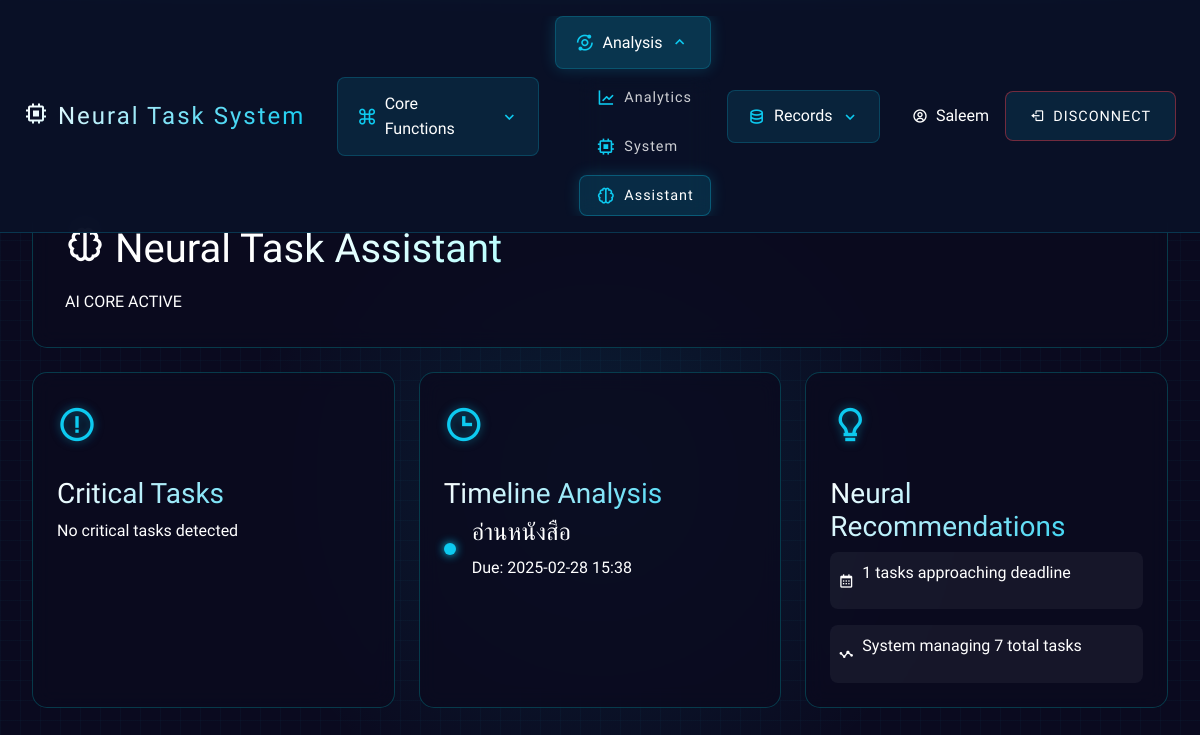
/neural-assistant (signed in), run on the app's committed database.
### models.py (models this page shows, shortened)
class User(db.Model, UserMixin):
    id = db.Column(db.Integer, primary_key=True)
    username = db.Column(db.String(150), unique=True, nullable=False)
    password_hash = db.Column(db.String(256), nullable=False)

class Task(db.Model):
    id = db.Column(db.Integer, primary_key=True)
    title = db.Column(db.String(255), nullable=False)
    description = db.Column(db.Text, nullable=True)
    completed = db.Column(db.Boolean, default=False)
    due_date = db.Column(db.DateTime, nullable=True)
    created_at = db.Column(db.DateTime, default=datetime.utcnow)
    completed_at = db.Column(db.DateTime, nullable=True)
    priority = db.Column(db.Integer, default=0)
    user_id = db.Column(db.Integer, db.ForeignKey("user.id"), nullable=False)
    user = db.relationship("User", backref=db.backref("tasks", lazy=True))

### routes.py (the view)
@app_routes.route("/neural-assistant")
@login_required
def neural_assistant():
    user_tasks = Task.query.filter_by(user_id=current_user.id).all()
    urgent_tasks = Task.query.filter(
        Task.user_id == current_user.id, Task.completed == False, Task.priority >= 4
    ).all()
    upcoming_deadlines = (
        Task.query.filter(
            Task.user_id == current_user.id,
            Task.completed == False,
            Task.due_date > datetime.utcnow(),
        )
        .order_by(Task.due_date.asc())
        .limit(5)
        .all()
    )
    return render_template(
        "neural_assistant.html",
        urgent_tasks=urgent_tasks,
        upcoming_deadlines=upcoming_deadlines,
        task_count=len(user_tasks),
    )

### app.py (called while the page is built)
@login_manager.user_loader
def load_user(user_id):
    return User.query.get(int(user_id))

### templates/neural_assistant.html (shortened to what this page needs)
{% extends "base.html" %}
{% block content %}
<div class="cyber-interface">
    <div class="neo-container">
        <div class="ai-header mb-4">
            <h1 class="cyber-title">
                <i class='bx bx-brain'></i> Neural Task Assistant
            </h1>
            <div class="system-info">
                <span class="status-indicator">AI CORE ACTIVE</span>
            </div>
        </div>
        <div class="neural-grid">
            <div class="matrix-card">
                <div class="neural-icon">
                    <i class='bx bx-error-circle'></i>
                </div>
                <h3 class="text-cyber">Critical Tasks</h3>
                <div class="urgent-tasks-list">
                    {% for task in urgent_tasks %}
                    <div class="task-item priority-{{ task.priority }}">
                        <div class="task-header">
                            <h4>{{ task.title }}</h4>
                            <span class="task-deadline">{{ task.due_date.strftime('%Y-%m-%d %H:%M') }}</span>
                        </div>
                        <p>{{ task.description }}</p>
                    </div>
                    {% else %}
                    <p class="no-data">No critical tasks detected</p>
                    {% endfor %}
                </div>
            </div>
            <div class="matrix-card">
                <div class="neural-icon">
                    <i class='bx bx-time'></i>
                </div>
                <h3 class="text-cyber">Timeline Analysis</h3>
                <div class="deadline-list">
                    {% for task in upcoming_deadlines %}
                    <div class="deadline-item">
                        <div class="time-indicator"></div>
                        <div class="deadline-info">
                            <h4>{{ task.title }}</h4>
                            <span>Due: {{ task.due_date.strftime('%Y-%m-%d %H:%M') }}</span>
                        </div>
                    </div>
                    {% else %}
                    <p class="no-data">No upcoming deadlines</p>
                    {% endfor %}
                </div>
            </div>
            <div class="matrix-card">
                <div class="neural-icon">
                    <i class='bx bx-bulb'></i>
                </div>
                <h3 class="text-cyber">Neural Recommendations</h3>
                <div class="ai-recommendations">
                    {% if upcoming_deadlines %}
                    <div class="recommendation">
                        <i class='bx bx-calendar'></i>
                        <p>{{ upcoming_deadlines|length }} tasks approaching deadline</p>
                    </div>
                    {% endif %}
                    <div class="recommendation">
                        <i class='bx bx-stats'></i>
                        <p>System managing {{ task_count }} total tasks</p>
                    </div>
                </div>
            </div>
        </div>
    </div>
</div>
{% endblock %}

### templates/base.html (shortened to what this page needs)
<!DOCTYPE html>
<html lang="en">
<head>
    {% block head %}
    <link href="https://cdn.jsdelivr.net/npm/bootstrap@5.3.2/dist/css/bootstrap.min.css" rel="stylesheet">
    <link href="https://cdn.jsdelivr.net/npm/boxicons@2.1.4/css/boxicons.min.css" rel="stylesheet">
    <link rel="stylesheet" type="text/css" href="{{ url_for('static', filename='css/styles.css') }}">
    {% endblock %}
</head>
<body>
    <div class="cyber-interface">
        <nav class="cyber-nav">
            <div class="container-fluid px-4">
                <div class="nav-wrapper">
                    <div class="nav-brand">
                        <a class="navbar-brand text-cyber" href="{{ url_for('app_routes.index') }}">
                            <i class='bx bx-chip me-2'></i>Neural Task System
                        </a>
                    </div>
                    {% if current_user.is_authenticated %}
                    <div class="nav-menu-wrapper">
                        <div class="nav-menu">
                            <div class="menu-section">
                                <div class="section-header" data-section="core">
                                    <i class='bx bx-command'></i>
                                    <span>Core Functions</span>
                                    <i class='bx bx-chevron-down'></i>
                                </div>
                            </div>
                            <div class="menu-section">
                                <div class="section-header" data-section="analysis">
                                    <i class='bx bx-analyse'></i>
                                    <span>Analysis</span>
                                    <i class='bx bx-chevron-down'></i>
                                </div>
                                <div class="section-content" id="analysis-content">
                                    <a href="{{ url_for('app_routes.analytics') }}" class="nav-link">
                                        <i class='bx bx-line-chart'></i>
                                        <span>Analytics</span>
                                    </a>
                                    <a href="{{ url_for('app_routes.system_status') }}" class="nav-link">
                                        <i class='bx bx-chip'></i>
                                        <span>System</span>
                                    </a>
                                    <a href="{{ url_for('app_routes.neural_assistant') }}" class="nav-link">
                                        <i class='bx bx-brain'></i>
                                        <span>Assistant</span>
                                    </a>
                                </div>
                            </div>
                            <div class="menu-section">
                                <div class="section-header" data-section="records">
                                    <i class='bx bx-data'></i>
                                    <span>Records</span>
                                    <i class='bx bx-chevron-down'></i>
                                </div>
                            </div>
                        </div>
                    </div>
                    {% endif %}
                    <div class="nav-actions">
                        {% if current_user.is_authenticated %}
                        <div class="user-info">
                            <i class='bx bx-user-circle'></i>
                            <span>{{ current_user.username }}</span>
                        </div>
                        <a href="{{ url_for('app_routes.logout') }}" class="cyber-action delete">
                            <i class='bx bx-log-out'></i>
                            <span>Disconnect</span>
                        </a>
                        {% else %}
                        <a href="{{ url_for('app_routes.login') }}" class="cyber-action">
                            <i class='bx bx-log-in'></i>
                            <span>Access System</span>
                        </a>
                        {% endif %}
                    </div>
                </div>
            </div>
        </nav>
        {% block content %}{% endblock %}
    </div>
</body>
</html>

### data on the page
User: username "Saleem"
Task: title "อ่านหนังสือ", due_date "2025-02-28 15:38"

### other printed values
{{ upcoming_deadlines|length }} "1"
{{ task_count }} "7"
